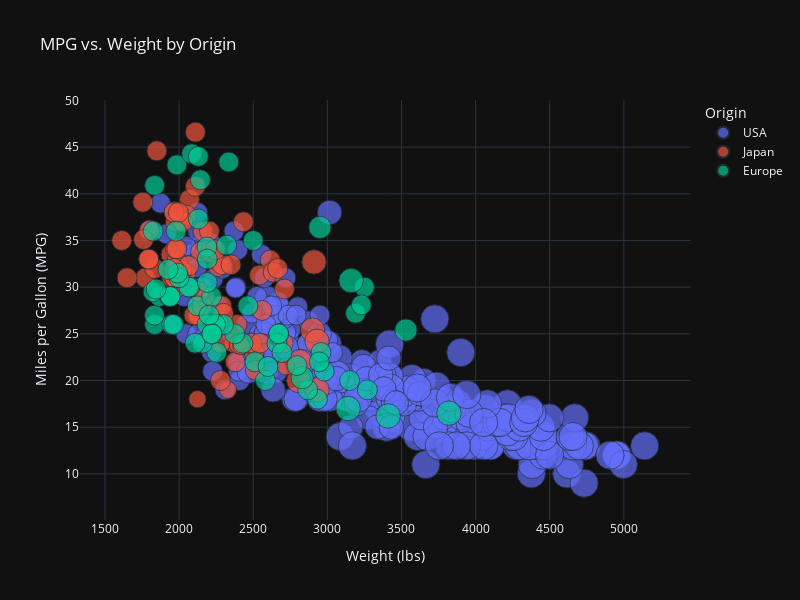

The code cell stored with this chart in its notebook:
### Code cell
fig = mpg.plot(
    kind='scatter',
    x='weight', y='mpg', color='origin', size='cylinders',
    title='MPG vs. Weight by Origin',
    width=800, height=600)

# change to the style
fig.update_layout(template='plotly_dark')
# fig.update_layout(template='plotly_white')
# fig.update_layout(template='ggplot2')
# fig.update_layout(template='seaborn')
fig.update_layout(xaxis_title='Weight (lbs)',
                  yaxis_title='Miles per Gallon (MPG)',
                  legend_title='Origin')
fig.show()

### Figure 1 — Plotly figure (JSON) as saved in the notebook; plotly's stock layout.template omitted (floating-point values rounded to 4 significant figures; data arrays with more than 128 entries replaced by an {"elided": "..."} marker saying what was removed)
{"data": [{"hovertemplate": "origin=USA<br>weight=%{x}<br>mpg=%{y}<br>cylinders=%{marker.size}<extra></extra>", "legendgroup": "USA", "marker": {"color": "#636efa", "size": {"elided": "249 int values"}, "sizemode": "area", "sizeref": 0.02, "symbol": "circle"}, "mode": "markers", "name": "USA", "orientation": "v", "showlegend": true, "type": "scatter", "x": {"elided": "249 int values"}, "xaxis": "x", "y": {"elided": "249 float values"}, "yaxis": "y"}, {"hovertemplate": "origin=Japan<br>weight=%{x}<br>mpg=%{y}<br>cylinders=%{marker.size}<extra></extra>", "legendgroup": "Japan", "marker": {"color": "#EF553B", "size": [4, 4, 4, 4, 4, 4, 4, 3, 4, 4, 4, 4, 4, 3, 6, 4, 4, 4, 4, 4, 4, 4, 4, 4, 4, 4, 4, 4, 6, 4, 4, 4, 4, 6, 3, 4, 4, 4, 4, 4, 4, 4, 4, 4, 4, 4, 4, 4, 4, 4, 4, 4, 4, 4, 4, 6, 3, 4, 4, 4, 4, 4, 4, 4, 4, 4, 4, 4, 6, 6, 4, 4, 4, 4, 4, 4, 4, 4, 4], "sizemode": "area", "sizeref": 0.02, "symbol": "circle"}, "mode": "markers", "name": "Japan", "orientation": "v", "showlegend": true, "type": "scatter", "x": [2372, 2130, 2130, 2228, 1773, 1613, 2278, 2330, 2288, 2506, 2100, 2279, 2379, 2124, 2807, 1950, 1836, 1649, 2003, 2489, 2391, 2171, 2702, 2545, 1795, 1795, 1990, 2155, 2930, 2045, 1945, 2265, 1985, 2815, 2720, 1985, 2070, 1800, 2560, 2300, 2515, 2405, 2135, 1975, 2020, 1968, 2019, 2711, 2542, 2434, 2265, 2110, 2110, 1850, 2145, 2910, 2420, 2290, 1755, 1760, 2065, 1975, 2050, 1985, 2210, 2350, 2615, 2635, 2900, 2930, 2025, 1970, 2160, 2205, 2245, 1965, 1965, 1995, 2665], "xaxis": "x", "y": [24.0, 27.0, 27.0, 25.0, 31.0, 35.0, 24.0, 19.0, 28.0, 23.0, 27.0, 20.0, 22.0, 18.0, 20.0, 31.0, 32.0, 31.0, 32.0, 24.0, 26.0, 29.0, 24.0, 24.0, 33.0, 33.0, 32.0, 28.0, 19.0, 31.5, 33.5, 26.0, 30.0, 22.0, 21.5, 32.8, 39.4, 36.1, 27.5, 27.2, 21.1, 23.9, 29.5, 34.1, 31.8, 38.1, 37.2, 29.8, 31.3, 37.0, 32.2, 46.6, 40.8, 44.6, 33.8, 32.7, 23.7, 32.4, 39.1, 35.1, 32.3, 37.0, 37.7, 34.1, 33.7, 32.4, 32.9, 31.6, 25.4, 24.2, 37.0, 31.0, 36.0, 36.0, 34.0, 38.0, 32.0, 38.0, 32.0], "yaxis": "y"}, {"hovertemplate": "origin=Europe<br>weight=%{x}<br>mpg=%{y}<br>cylinders=%{marker.size}<extra></extra>", "legendgroup": "Europe", "marker": {"color": "#00cc96", "size": [4, 4, 4, 4, 4, 4, 4, 4, 4, 4, 4, 4, 4, 4, 4, 4, 4, 4, 4, 4, 4, 4, 4, 4, 4, 4, 4, 4, 4, 4, 4, 4, 4, 4, 4, 4, 4, 4, 4, 4, 6, 4, 4, 4, 4, 4, 5, 6, 4, 6, 4, 4, 5, 4, 4, 4, 4, 4, 4, 5, 4, 4, 4, 4, 4, 4, 4, 6, 4, 4], "sizemode": "area", "sizeref": 0.02, "symbol": "circle"}, "mode": "markers", "name": "Europe", "orientation": "v", "showlegend": true, "type": "scatter", "x": [1835, 2672, 2430, 2375, 2234, 2123, 2074, 2065, 1834, 2254, 2933, 2511, 2979, 2189, 1950, 2265, 1867, 2158, 2582, 2868, 2660, 2219, 1963, 2300, 2108, 2246, 2000, 2223, 1937, 2694, 2957, 2945, 2671, 2464, 2220, 2202, 1937, 1825, 3150, 3270, 3820, 1825, 1940, 2190, 2600, 1985, 2830, 3140, 2795, 3410, 1990, 1925, 3530, 3190, 2130, 2144, 2188, 2085, 2335, 2950, 3250, 1835, 1845, 2500, 2190, 2320, 3230, 3160, 1980, 2130], "xaxis": "x", "y": [26.0, 25.0, 24.0, 25.0, 26.0, 28.0, 30.0, 30.0, 27.0, 23.0, 18.0, 22.0, 21.0, 26.0, 26.0, 26.0, 29.0, 24.0, 20.0, 19.0, 24.0, 29.0, 26.0, 26.0, 24.0, 26.0, 31.0, 25.0, 29.0, 23.0, 23.0, 22.0, 25.0, 28.0, 25.0, 27.0, 29.0, 29.5, 20.0, 19.0, 16.5, 36.0, 29.0, 30.5, 21.5, 43.1, 20.3, 17.0, 21.6, 16.2, 31.5, 31.9, 25.4, 27.2, 37.3, 41.5, 34.3, 44.3, 43.4, 36.4, 30.0, 40.9, 29.8, 35.0, 33.0, 34.5, 28.1, 30.7, 36.0, 44.0], "yaxis": "y"}], "layout": {"height": 600, "legend": {"itemsizing": "constant", "title": {"text": "Origin"}, "tracegroupgap": 0}, "title": {"text": "MPG vs. Weight by Origin"}, "width": 800, "xaxis": {"anchor": "y", "domain": [0, 1], "title": {"text": "Weight (lbs)"}}, "yaxis": {"anchor": "x", "domain": [0, 1], "title": {"text": "Miles per Gallon (MPG)"}}}}
